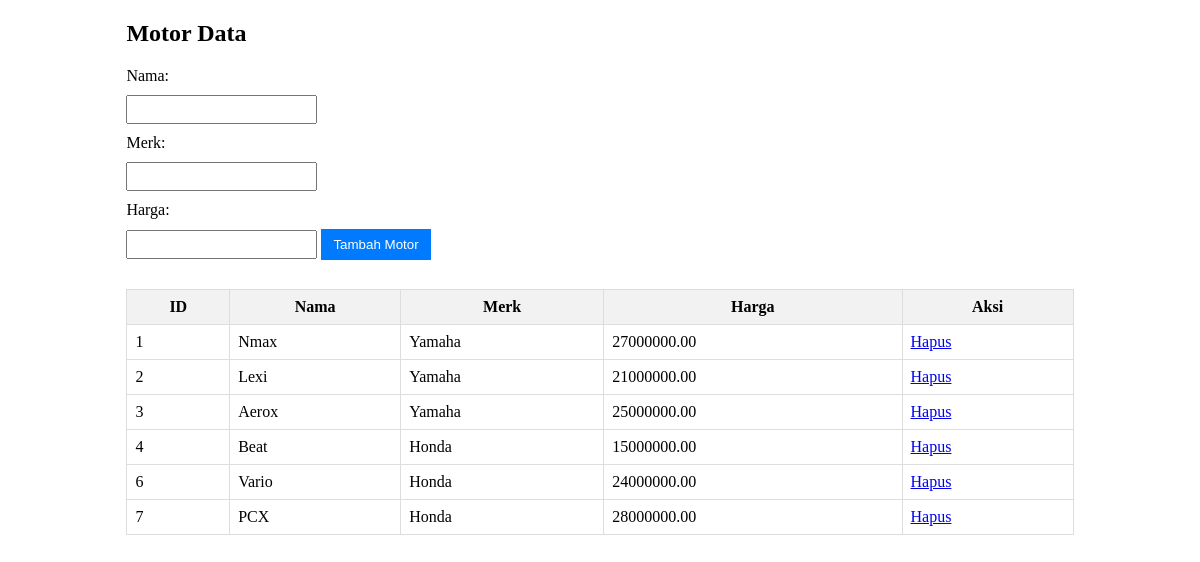
The page / on the database its author committed.
### tables this page shows
CREATE TABLE `Motor` (
  `id` int(11) NOT NULL,
  `nama` varchar(255) DEFAULT NULL,
  `merk` varchar(255) DEFAULT NULL,
  `harga` decimal(10,2) DEFAULT NULL
);

### Database.php (called while the page is built)
<?php
class Database
{
    private static $instance = null;
    private $conn;
    private $host = 'localhost';
    private $username = 'root';
    private $password = '';
    private $database = 'Dealer';
    private function __construct()
    {
        try {
            $this->conn = new PDO("mysql:host={$this->host};dbname={$this->database}", $this->username, $this->password);
            $this->conn->setAttribute(PDO::ATTR_ERRMODE, PDO::ERRMODE_EXCEPTION);
        } catch(PDOException $e) {
            throw new Exception("Database connection failed: " . $e->getMessage());
        }
    }
    public static function getInstance()
    {
        if (!self::$instance) {
            self::$instance = new Database();
        }
        return self::$instance;
    }
    public function getConnection()
    {
        return $this->conn;
    }
}
?>

### Motor.php (called while the page is built, shortened)
<?php
require_once 'Database.php';
class Motor
{
    private $db;
    public function __construct()
    {
        $this->db = Database::getInstance();
    }
    public function getAllMotor()
    {
        $query = "SELECT * FROM motor";
        $stmt = $this->db->getConnection()->query($query);
        return $stmt->fetchAll(PDO::FETCH_ASSOC);
    }
}
?>

### Index.php (the view, shortened to what this page needs)
<?php
require_once 'Motor.php';
$motorManager = new Motor();
$MotorList = $motorManager->getAllMotor();
?>
<!DOCTYPE html>
<html lang="en">
<head>
<link rel="stylesheet" href="style.css">
</head>
<body>
<div class="container">
    <h2>Motor Data</h2>
    <form action="" method="post">
        <label for="nama">Nama:</label>
        <input type="text" id="nama" name="nama" required>
        <label for="merk">Merk:</label>
        <input type="text" id="merk" name="merk" required>
        <label for="harga">Harga:</label>
        <input type="number" id="harga" name="harga" required>
        <button type="submit">Tambah Motor</button>
    </form>
    <table>
        <tr>
            <th>ID</th>
            <th>Nama</th>
            <th>Merk</th>
            <th>Harga</th>
            <th>Aksi</th>
        </tr>
        <?php foreach ($MotorList as $motor) : ?>
            <tr>
                <td><?php echo $motor['id']; ?></td>
                <td><?php echo $motor['nama']; ?></td>
                <td><?php echo $motor['merk']; ?></td>
                <td><?php echo $motor['harga']; ?></td>
                <td><a href="?delete=<?php echo $motor['id']; ?>" onclick="return confirm('Apakah Anda yakin ingin menghapus motor ini?')">Hapus</a></td>
            </tr>
        <?php endforeach; ?>
    </table>
</div>
</body>
</html>

### Style.css (style rules this page uses)
.container { margin: 20px auto; width: 80%; }
form { margin-bottom: 20px; }
form label { display: block; margin-bottom: 10px; }
form input { margin-bottom: 10px; padding: 5px; }
form button { padding: 8px 12px; background-color: #007bff; color: #fff; border: none; cursor: pointer; }
table { width: 100%; border-collapse: collapse; }
table th, table td { border: 1px solid #ddd; padding: 8px; }
table th { background-color: #f2f2f2; }

### rows shown on the page
motor: id "1", nama "Nmax", merk "Yamaha", harga "27000000.00"
motor: id "2", nama "Lexi", merk "Yamaha", harga "21000000.00"
motor: id "3", nama "Aerox", merk "Yamaha", harga "25000000.00"
motor: id "4", nama "Beat", merk "Honda", harga "15000000.00"
motor: id "6", nama "Vario", merk "Honda", harga "24000000.00"
motor: id "7", nama "PCX", merk "Honda", harga "28000000.00"
